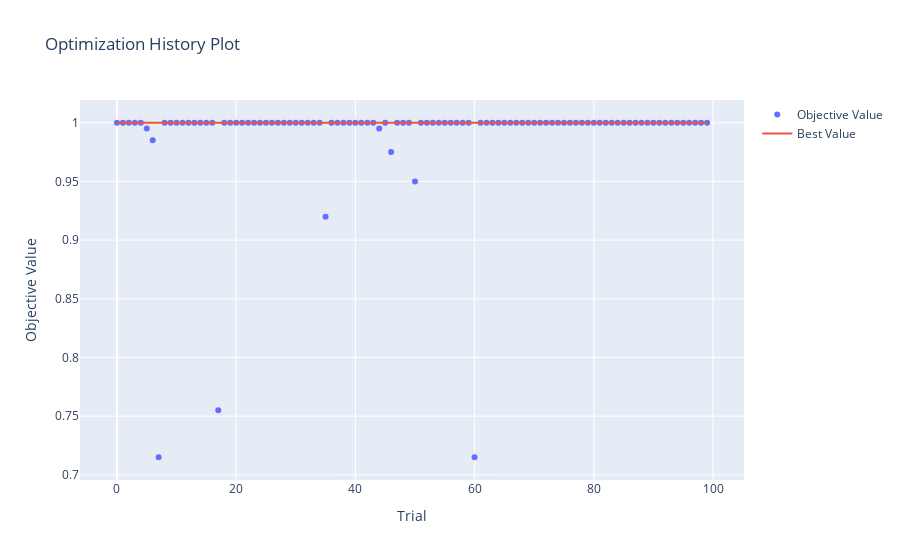

Notebook code cell kept with this figure:
### Markdown cell above
Mejores parametros

### Code cell
print(studyRF.best_params)
optuna.visualization.plot_optimization_history(studyRF)

### Figure 1 — Plotly figure (JSON) as saved in the notebook; plotly's stock layout.template omitted (floating-point values rounded to 4 significant figures)
{"data": [{"mode": "markers", "name": "Objective Value", "type": "scatter", "x": [0, 1, 2, 3, 4, 5, 6, 7, 8, 9, 10, 11, 12, 13, 14, 15, 16, 17, 18, 19, 20, 21, 22, 23, 24, 25, 26, 27, 28, 29, 30, 31, 32, 33, 34, 35, 36, 37, 38, 39, 40, 41, 42, 43, 44, 45, 46, 47, 48, 49, 50, 51, 52, 53, 54, 55, 56, 57, 58, 59, 60, 61, 62, 63, 64, 65, 66, 67, 68, 69, 70, 71, 72, 73, 74, 75, 76, 77, 78, 79, 80, 81, 82, 83, 84, 85, 86, 87, 88, 89, 90, 91, 92, 93, 94, 95, 96, 97, 98, 99], "y": [1, 1, 1, 1, 1, 0.995, 0.985, 0.715, 1, 1, 1, 1, 1, 1, 1, 1, 1, 0.755, 1, 1, 1, 1, 1, 1, 1, 1, 1, 1, 1, 1, 1, 1, 1, 1, 1, 0.92, 1, 1, 1, 1, 1, 1, 1, 1, 0.995, 1, 0.975, 1, 1, 1, 0.95, 1, 1, 1, 1, 1, 1, 1, 1, 1, 0.715, 1, 1, 1, 1, 1, 1, 1, 1, 1, 1, 1, 1, 1, 1, 1, 1, 1, 1, 1, 1, 1, 1, 1, 1, 1, 1, 1, 1, 1, 1, 1, 1, 1, 1, 1, 1, 1, 1, 1]}, {"mode": "lines", "name": "Best Value", "type": "scatter", "x": [0, 1, 2, 3, 4, 5, 6, 7, 8, 9, 10, 11, 12, 13, 14, 15, 16, 17, 18, 19, 20, 21, 22, 23, 24, 25, 26, 27, 28, 29, 30, 31, 32, 33, 34, 35, 36, 37, 38, 39, 40, 41, 42, 43, 44, 45, 46, 47, 48, 49, 50, 51, 52, 53, 54, 55, 56, 57, 58, 59, 60, 61, 62, 63, 64, 65, 66, 67, 68, 69, 70, 71, 72, 73, 74, 75, 76, 77, 78, 79, 80, 81, 82, 83, 84, 85, 86, 87, 88, 89, 90, 91, 92, 93, 94, 95, 96, 97, 98, 99], "y": [1, 1, 1, 1, 1, 1, 1, 1, 1, 1, 1, 1, 1, 1, 1, 1, 1, 1, 1, 1, 1, 1, 1, 1, 1, 1, 1, 1, 1, 1, 1, 1, 1, 1, 1, 1, 1, 1, 1, 1, 1, 1, 1, 1, 1, 1, 1, 1, 1, 1, 1, 1, 1, 1, 1, 1, 1, 1, 1, 1, 1, 1, 1, 1, 1, 1, 1, 1, 1, 1, 1, 1, 1, 1, 1, 1, 1, 1, 1, 1, 1, 1, 1, 1, 1, 1, 1, 1, 1, 1, 1, 1, 1, 1, 1, 1, 1, 1, 1, 1]}, {"marker": {"color": "#cccccc"}, "mode": "markers", "name": "Infeasible Trial", "showlegend": false, "type": "scatter", "x": [], "y": []}], "layout": {"title": {"text": "Optimization History Plot"}, "xaxis": {"title": {"text": "Trial"}}, "yaxis": {"title": {"text": "Objective Value"}}}}
